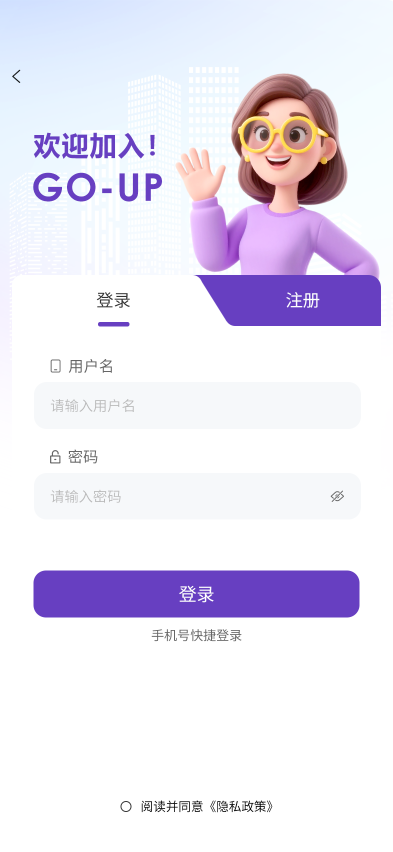
#> input picture UIDESIGN/登录页.png, 786 x 1704 px, found by its file name (shown at 1/2 size)
$ python slice_custom7_login.py
#> lines starting #> are read from the running program, lines starting #| are printed output that depends on the picture
#!/usr/bin/env python3
import os, json
from PIL import Image

IN_PATH = os.path.join('UIDESIGN', '登录页.png')
OUT_DIR = os.path.join('miniprogram', 'assets', 'login')
OUT_JSON = os.path.join(OUT_DIR, 'custom7_slices.json')
OUT_WXML = os.path.join('miniprogram', 'pages', 'login', 'login.wxml')
CFG_PATH = os.path.join('scripts', 'custom7_config.json')
CANVAS_CFG_JS = os.path.join('miniprogram', 'pages', 'login', 'canvas-config.js')
DESIGN_BG_PATH = os.path.join('miniprogram', 'assets', 'login', 'design.png')

# 七项自定义切片：
# 1) 登录/注册区域上方整体图（不含按钮区）
# 2) 登录文本（标签/按钮文案）
# 3) 注册文本（标签/按钮文案）
# 4) 用户名 + 左侧图标
# 5) 密码 + 左侧图标
# 6) 登录按钮含背景（完整按钮块）
# 7) 手机号快捷登录

DEFAULT_SLICES = [
    {"name": "c7_above_buttons.png",   "bbox": [0, 1160, 786, 380]},
    {"name": "c7_login_label.png",     "bbox": [260, 1548, 160, 56]},
    {"name": "c7_register_label.png",  "bbox": [436, 1548, 160, 56]},
    {"name": "c7_username.png",        "bbox": [160, 1050, 560, 76]},
    {"name": "c7_password.png",        "bbox": [160, 1140, 560, 76]},
    {"name": "c7_login_button.png",    "bbox": [220, 1538, 380, 80]},
    {"name": "c7_phone_quick.png",     "bbox": [80, 920, 260, 60]},
]

def clamp_bbox(w, h, x, y, bw, bh):
    x1 = max(0, min(w, x))
    y1 = max(0, min(h, y))
    x2 = max(0, min(w, x + bw))
    y2 = max(0, min(h, y + bh))
    return x1, y1, x2, y2

def main():
    if not os.path.exists(IN_PATH):
        raise FileNotFoundError(f'Input not found: {IN_PATH}')
    img = Image.open(IN_PATH).convert('RGB')
#> img is the input picture: PIL image 786x1704 RGB; mean R, G, B 233.1, 228.4, 242.7
    W, H = img.size
#> W = 786; H = 1704
    os.makedirs(OUT_DIR, exist_ok=True)

    # 读取自定义坐标配置（如存在）
    slices_cfg = None
    if os.path.exists(CFG_PATH):
        try:
            with open(CFG_PATH, 'r', encoding='utf-8') as cf:
                data = json.load(cf)
                slices_cfg = data.get('slices')
        except Exception as e:
            print(f'[warn] 读取 {CFG_PATH} 失败，使用默认坐标: {e}')
    SLICES = slices_cfg if slices_cfg else DEFAULT_SLICES

    # 若未提供或需要动态计算“上方区域”，根据 登录/注册 文本的最小 top 自动推导
    names = [s['name'] for s in SLICES]
    if 'c7_above_buttons.png' in names:
        # 查找登录与注册的顶边 y
        top_candidates = []
        for key in ('c7_login_label.png', 'c7_register_label.png'):
            for s in SLICES:
                if s['name'] == key:
                    x, y, bw, bh = s['bbox']
                    top_candidates.append(y)
                    break
        if top_candidates:
            ymin = min(top_candidates)
            # 以最小 top 之上区域作为上方切片（留 8px 余量）
            auto_above = {"name": "c7_above_buttons.png", "bbox": [0, 0, W, max(0, ymin - 8)]}
            # 替换现有上方切片的 bbox
            for s in SLICES:
                if s['name'] == 'c7_above_buttons.png':
                    s['bbox'] = auto_above['bbox']
                    break

    meta = []
    for s in SLICES:
        name = s['name']
        x, y, bw, bh = s['bbox']
        x1, y1, x2, y2 = clamp_bbox(W, H, x, y, bw, bh)
        crop = img.crop((x1, y1, x2, y2))
        crop.save(os.path.join(OUT_DIR, name))
        meta.append({"name": name, "bbox": [int(x1), int(y1), int(x2 - x1), int(y2 - y1)]})
#> this loop made 7 passes
#> pass 1, in main, `crop = img.crop((x1, y1, x2, y2))`:
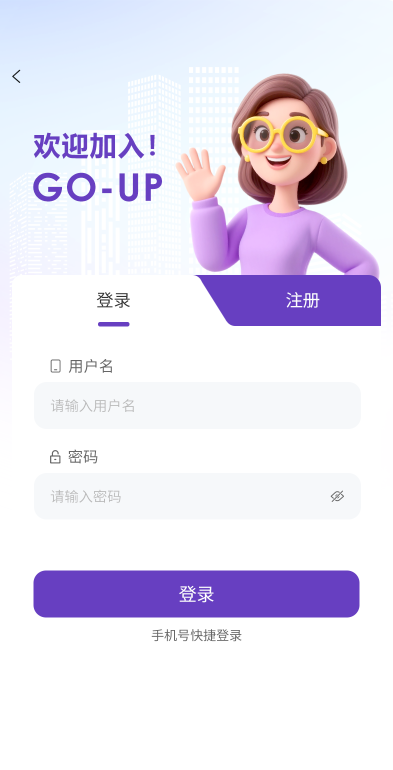
#> crop: PIL image 786x1540 RGB (shown at 1/2 size); mean R, G, B 231.2, 226, 241.7
#> pass 2, in main, `crop = img.crop((x1, y1, x2, y2))`:
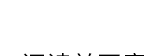
#> crop: PIL image 160x56 RGB; min 0, max 255, mean 252.2
#> pass 3, in main, `crop = img.crop((x1, y1, x2, y2))`:
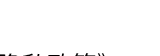
#> crop: PIL image 160x56 RGB; min 0, max 255, mean 253
#> after the loop:
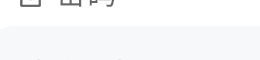
#> crop: PIL image 260x60 RGB; mean R, G, B 248.1, 249.2, 250.4
#> after the loop, meta = 7 items

    with open(OUT_JSON, 'w', encoding='utf-8') as f:
        json.dump({"input": IN_PATH, "canvas_size": [W, H], "count": len(meta), "slices": meta}, f, ensure_ascii=False, indent=2)

    # 生成 JS 画布配置（供页面读取设计尺寸）
    os.makedirs(os.path.dirname(CANVAS_CFG_JS), exist_ok=True)
    with open(CANVAS_CFG_JS, 'w', encoding='utf-8') as cf:
        cf.write(f"module.exports = {{ designW: {W}, designH: {H} }}\n")

    # 输出整图作为对齐参考背景
    img.save(DESIGN_BG_PATH)

    # 生成页面：仅渲染自定义7个切片；登录/注册添加点击层
    lines = []
    lines.append('<view class="page login-page">')
    lines.append('  <view class="design-canvas {{debug?\'debug\':\'\'}}" style="width: {{designW}}px; height: {{designH}}px; transform: scale({{designScale}}); transform-origin: left top;">')
    # 背景整图（便于核对切片位置）
    lines.append(f'    <image class="slice design-bg" src="/assets/login/design.png" style="left:0px; top:0px; width:{W}px; height:{H}px"/>')
    for s in meta:
        name = s['name']
        x, y, w, h = s['bbox']
        lines.append(f'    <image class="slice" src="/assets/login/{name}" style="left:{x}px; top:{y}px; width:{w}px; height:{h}px"/>')
#> this loop made 7 passes
#> (name, x, y, w, h) on passes 1 to 7: ('c7_above_buttons.png', 0, 0, 786, 1540), ('c7_login_label.png', 260, 1548, 160, 56), ('c7_register_label.png', 436, 1548, 160, 56), ('c7_username.png', 160, 1050, 560, 76), ('c7_password.png', 160, 1140, 560, 76), ('c7_login_button.png', 220, 1538, 380, 80), ('c7_phone_quick.png', 80, 920, 260, 60)
#> after the loop, lines = 10 items
    # 点击层：登录按钮与注册标签
    def find_bbox(n):
        for s in meta:
            if s['name'] == n:
                return s['bbox']
        return None
    for n, cls, tap in [("c7_login_button.png", "btn-login", "onSubmit"), ("c7_register_label.png", "btn-register", "onRegister")]:
        bbox = find_bbox(n)
        if bbox:
            x, y, w, h = bbox
            lines.append(f'    <view class="btn {cls}" style="left:{x}px; top:{y}px; width:{w}px; height:{h}px" bindtap="{tap}"></view>')
#> after the loop, lines = 12 items
    lines.append('  </view>')
    lines.append('</view>')

    os.makedirs(os.path.dirname(OUT_WXML), exist_ok=True)
    with open(OUT_WXML, 'w', encoding='utf-8') as f:
        f.write('\n'.join(lines) + '\n')
    print(f'Custom7 slices written: {OUT_JSON}; WXML updated: {OUT_WXML}')

if __name__ == '__main__':
    main()
